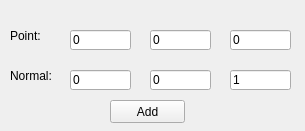
<?xml version="1.0" encoding="UTF-8"?>
<ui version="4.0">
 <class>dlgAddPlane</class>
 <widget class="QWidget" name="dlgAddPlane">
  <property name="geometry">
   <rect>
    <x>0</x>
    <y>0</y>
    <width>305</width>
    <height>131</height>
   </rect>
  </property>
  <property name="windowTitle">
   <string>Form</string>
  </property>
  <widget class="QPushButton" name="pushButton">
   <property name="geometry">
    <rect>
     <x>110</x>
     <y>100</y>
     <width>75</width>
     <height>23</height>
    </rect>
   </property>
   <property name="text">
    <string>Add</string>
   </property>
  </widget>
  <widget class="QLineEdit" name="lineEdit">
   <property name="geometry">
    <rect>
     <x>70</x>
     <y>30</y>
     <width>61</width>
     <height>20</height>
    </rect>
   </property>
   <property name="text">
    <string>0</string>
   </property>
  </widget>
  <widget class="QLineEdit" name="lineEdit_2">
   <property name="geometry">
    <rect>
     <x>150</x>
     <y>30</y>
     <width>61</width>
     <height>20</height>
    </rect>
   </property>
   <property name="text">
    <string>0</string>
   </property>
  </widget>
  <widget class="QLineEdit" name="lineEdit_3">
   <property name="geometry">
    <rect>
     <x>230</x>
     <y>30</y>
     <width>61</width>
     <height>20</height>
    </rect>
   </property>
   <property name="text">
    <string>0</string>
   </property>
  </widget>
  <widget class="QLineEdit" name="lineEdit_4">
   <property name="geometry">
    <rect>
     <x>70</x>
     <y>70</y>
     <width>61</width>
     <height>20</height>
    </rect>
   </property>
   <property name="text">
    <string>0</string>
   </property>
  </widget>
  <widget class="QLineEdit" name="lineEdit_5">
   <property name="geometry">
    <rect>
     <x>150</x>
     <y>70</y>
     <width>61</width>
     <height>20</height>
    </rect>
   </property>
   <property name="text">
    <string>0</string>
   </property>
  </widget>
  <widget class="QLineEdit" name="lineEdit_6">
   <property name="geometry">
    <rect>
     <x>230</x>
     <y>70</y>
     <width>61</width>
     <height>20</height>
    </rect>
   </property>
   <property name="text">
    <string>1</string>
   </property>
  </widget>
  <widget class="QLabel" name="label">
   <property name="geometry">
    <rect>
     <x>10</x>
     <y>30</y>
     <width>54</width>
     <height>12</height>
    </rect>
   </property>
   <property name="text">
    <string>Point:</string>
   </property>
  </widget>
  <widget class="QLabel" name="label_2">
   <property name="geometry">
    <rect>
     <x>10</x>
     <y>70</y>
     <width>54</width>
     <height>12</height>
    </rect>
   </property>
   <property name="text">
    <string>Normal:</string>
   </property>
  </widget>
 </widget>
 <resources/>
 <connections/>
</ui>
